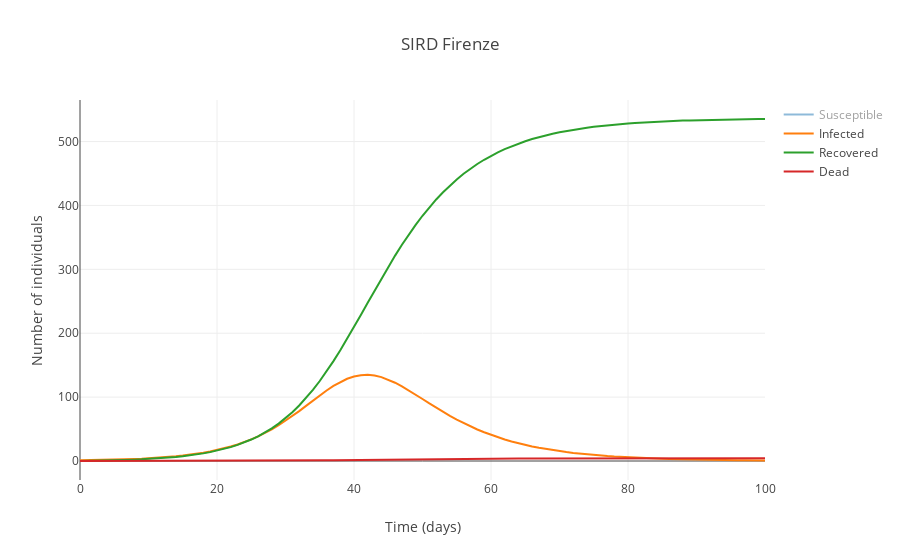

Here is the notebook cell this chart was saved with:
### Code cell
times = list(range(sirsol.shape[1]))

general_plot(t=times, 
             data=sirsol, 
             title=province,
             traces_visibility=['legendonly'] + [True]*3)
